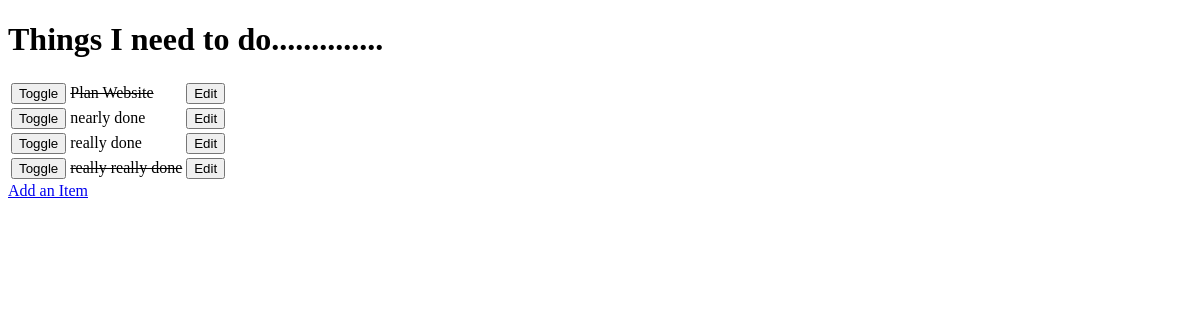
The app's page /, older data.
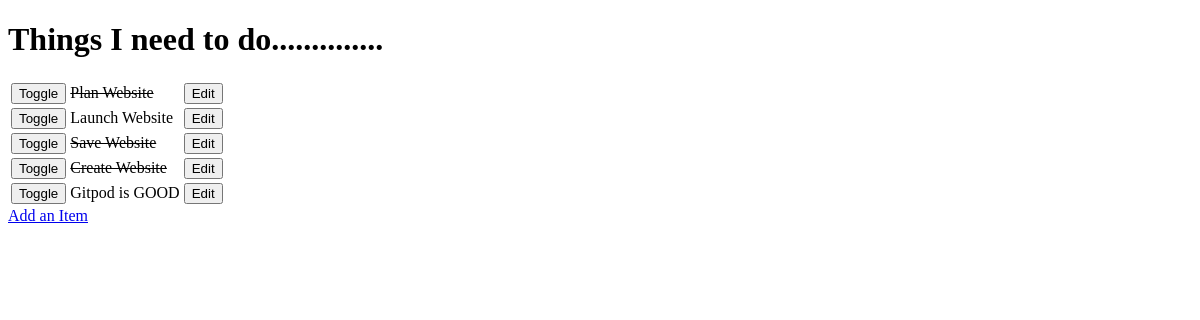
The same page, newer data.
### todo/models.py (models this page shows, shortened)
class Item(models.Model):
    name = models.CharField(max_length=30, blank=False)
    done = models.BooleanField(blank=False, default=False)

### todo/views.py (the view)
# urls.py: url(r'^$', get_todo_list),
def get_todo_list(request):
    results = Item.objects.all()
    return render(request, "todo_list.html", {
        'items': results
        })

### todo/templates/todo_list.html (shortened to what this page needs)
<!DOCTYPE html>
<html>
    <head>
    </head>
    <body>
        <h1>Things I need to do..............</h1>
        <table>
            {% for item in items %}
            <tr>
                <td>
                   <form method="POST" action="toggle/{{ item.id }}">
                       <input type="submit" value="Toggle">
                    </form>
                </td>
                {% if item.done %}
                <td><strike>{{ item.name }}</strike></td>
                {% else %}
                <td>{{ item.name }}</td>
                {% endif %}
                <td>
                   <form method="GET" action="edit/{{ item.id}}">
                       <input type="submit" value="Edit">
                    </form>
                </td>
            </tr>
            {% empty %}
            <p>You have nothing to do.</p>
            {% endfor %}
        </table>
        <a href="add">Add an Item</a>
    </body>
</html>

Row changes from the older to the newer data that the page shows:
changed Item: name "nearly done" → "Launch Website"
changed Item: done False → True (drawn); name "really done" → "Save Website"
changed Item: name "really really done" → "Create Website"
added Item: name "Gitpod is GOOD"
